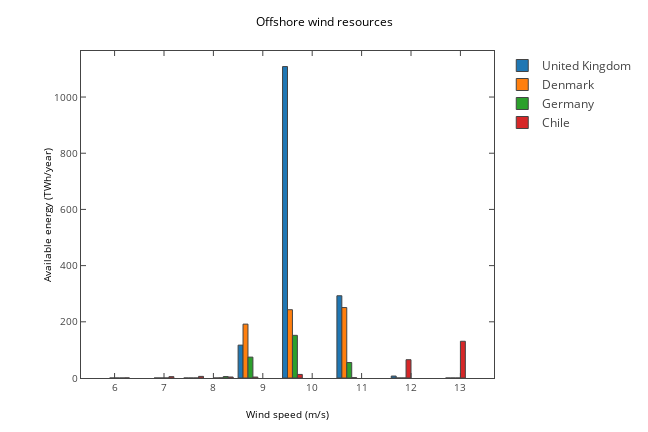

The notebook cell saved with this chart:
### Code cell
mpl_fig = plt.figure(figsize=(9,6))
ax = mpl_fig.add_subplot(111)
x=[class2speed[i] for i in wind_res2[countries[0]].keys()]
    
for i,country in enumerate(countries):
    y=wind_res2[country].values()
    ax.bar(x,y,width=0.8)
ax.set_ylabel('Available energy (TWh/year)')
ax.set_xlabel('Wind speed (m/s)')
ax.set_title('Offshore wind resources')
plotly_fig = tls.mpl_to_plotly(mpl_fig)
for i,e in enumerate(plotly_fig['data']):
    e['name']=countries[i]
plotly_fig["layout"]["showlegend"] = True
plotly_fig["layout"]['hovermode']='x'
iplot(plotly_fig, filename='ofs3')

### Figure 1 — Plotly figure (JSON) as saved in the notebook; plotly's stock layout.template omitted (floating-point values rounded to 4 significant figures)
{"data": [{"marker": {"color": "#1F77B4", "line": {"width": 1}}, "name": "United Kingdom", "opacity": 1, "orientation": "v", "type": "bar", "uid": "a646a71c-cf0e-11e8-89ba-b00594f12df5", "x": [6.1, 7, 7.6, 8.2, 8.7, 9.6, 10.7, 11.8, 12.9], "xaxis": "x", "y": [0, 0, 0, 0, 116.9, 1108.0, 292.7, 6.941, 0], "yaxis": "y"}, {"marker": {"color": "#FF7F0E", "line": {"width": 1}}, "name": "Denmark", "opacity": 1, "orientation": "v", "type": "bar", "uid": "a64a2976-cf0e-11e8-b30f-b00594f12df5", "x": [6.1, 7, 7.6, 8.2, 8.7, 9.6, 10.7, 11.8, 12.9], "xaxis": "x", "y": [0, 0, 0, 0.4586, 191.7, 243.1, 250.7, 0, 0], "yaxis": "y"}, {"marker": {"color": "#2CA02C", "line": {"width": 1}}, "name": "Germany", "opacity": 1, "orientation": "v", "type": "bar", "uid": "a64d84e8-cf0e-11e8-ba04-b00594f12df5", "x": [6.1, 7, 7.6, 8.2, 8.7, 9.6, 10.7, 11.8, 12.9], "xaxis": "x", "y": [0, 0, 0, 5.089, 74.31, 151.9, 55.03, 0, 0], "yaxis": "y"}, {"marker": {"color": "#D62728", "line": {"width": 1}}, "name": "Chile", "opacity": 1, "orientation": "v", "type": "bar", "uid": "a651a3a6-cf0e-11e8-a6e9-b00594f12df5", "x": [6.1, 7, 7.6, 8.2, 8.7, 9.6, 10.7, 11.8, 12.9], "xaxis": "x", "y": [0.432, 4.767, 5.725, 3.558, 3.341, 12.72, 1.241, 65.11, 130.8], "yaxis": "y"}], "layout": {"autosize": false, "height": 432, "hovermode": "x", "margin": {"b": 54, "l": 81, "pad": 0, "r": 64, "t": 51}, "showlegend": true, "title": "Offshore wind resources", "titlefont": {"color": "#000000", "size": 12}, "width": 648, "xaxis": {"anchor": "y", "domain": [0, 1], "mirror": "ticks", "nticks": 10, "range": [5.32, 13.68], "showgrid": false, "showline": true, "side": "bottom", "tickfont": {"size": 10}, "ticks": "inside", "title": "Wind speed (m/s)", "titlefont": {"color": "#000000", "size": 10}, "type": "linear", "zeroline": false}, "yaxis": {"anchor": "x", "domain": [0, 1], "mirror": "ticks", "nticks": 7, "range": [0, 1164.0], "showgrid": false, "showline": true, "side": "left", "tickfont": {"size": 10}, "ticks": "inside", "title": "Available energy (TWh/year)", "titlefont": {"color": "#000000", "size": 10}, "type": "linear", "zeroline": false}}}
